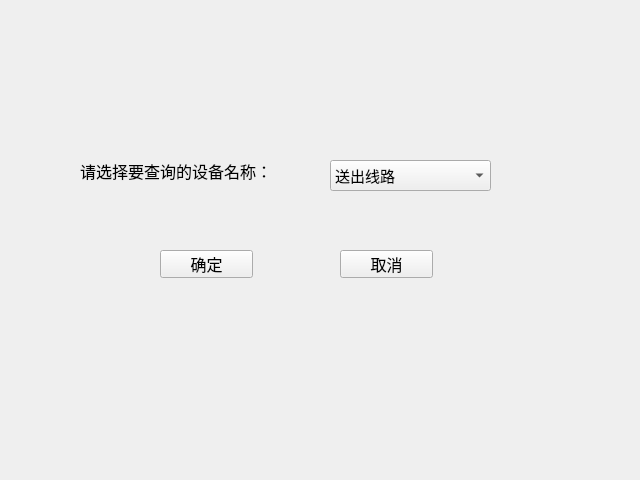
<?xml version="1.0" encoding="UTF-8"?>
<ui version="4.0">
 <class>Form</class>
 <widget class="QWidget" name="Form">
  <property name="geometry">
   <rect>
    <x>0</x>
    <y>0</y>
    <width>640</width>
    <height>480</height>
   </rect>
  </property>
  <property name="windowTitle">
   <string>Form</string>
  </property>
  <widget class="QLabel" name="label">
   <property name="geometry">
    <rect>
     <x>80</x>
     <y>140</y>
     <width>251</width>
     <height>61</height>
    </rect>
   </property>
   <property name="font">
    <font>
     <family>Agency FB</family>
     <pointsize>12</pointsize>
    </font>
   </property>
   <property name="text">
    <string>请选择要查询的设备名称：</string>
   </property>
  </widget>
  <widget class="QComboBox" name="comboBox">
   <property name="geometry">
    <rect>
     <x>330</x>
     <y>160</y>
     <width>161</width>
     <height>31</height>
    </rect>
   </property>
   <property name="font">
    <font>
     <family>Agency FB</family>
     <pointsize>11</pointsize>
    </font>
   </property>
   <item>
    <property name="text">
     <string>送出线路</string>
    </property>
   </item>
   <item>
    <property name="text">
     <string>GIS</string>
    </property>
   </item>
   <item>
    <property name="text">
     <string>主变</string>
    </property>
   </item>
   <item>
    <property name="text">
     <string>高压设备开关</string>
    </property>
   </item>
   <item>
    <property name="text">
     <string>400V配电系统</string>
    </property>
   </item>
   <item>
    <property name="text">
     <string>集电线路</string>
    </property>
   </item>
   <item>
    <property name="text">
     <string>箱变</string>
    </property>
   </item>
   <item>
    <property name="text">
     <string>逆变器</string>
    </property>
   </item>
   <item>
    <property name="text">
     <string>综合自动化装置及继电保护装置</string>
    </property>
   </item>
   <item>
    <property name="text">
     <string>直流系统</string>
    </property>
   </item>
   <item>
    <property name="text">
     <string>UPS系统</string>
    </property>
   </item>
   <item>
    <property name="text">
     <string>通讯系统</string>
    </property>
   </item>
  </widget>
  <widget class="QPushButton" name="pushButton">
   <property name="geometry">
    <rect>
     <x>340</x>
     <y>250</y>
     <width>93</width>
     <height>28</height>
    </rect>
   </property>
   <property name="font">
    <font>
     <family>Agency FB</family>
     <pointsize>12</pointsize>
    </font>
   </property>
   <property name="text">
    <string>取消</string>
   </property>
  </widget>
  <widget class="QPushButton" name="pushButton_2">
   <property name="geometry">
    <rect>
     <x>160</x>
     <y>250</y>
     <width>93</width>
     <height>28</height>
    </rect>
   </property>
   <property name="font">
    <font>
     <family>Agency FB</family>
     <pointsize>12</pointsize>
    </font>
   </property>
   <property name="text">
    <string>确定</string>
   </property>
  </widget>
 </widget>
 <resources/>
 <connections>
  <connection>
   <sender>pushButton_2</sender>
   <signal>clicked()</signal>
   <receiver>Form</receiver>
   <slot>show()</slot>
   <hints>
    <hint type="sourcelabel">
     <x>180</x>
     <y>265</y>
    </hint>
    <hint type="destinationlabel">
     <x>182</x>
     <y>303</y>
    </hint>
   </hints>
  </connection>
  <connection>
   <sender>pushButton</sender>
   <signal>clicked()</signal>
   <receiver>Form</receiver>
   <slot>close()</slot>
   <hints>
    <hint type="sourcelabel">
     <x>396</x>
     <y>259</y>
    </hint>
    <hint type="destinationlabel">
     <x>403</x>
     <y>299</y>
    </hint>
   </hints>
  </connection>
 </connections>
</ui>
